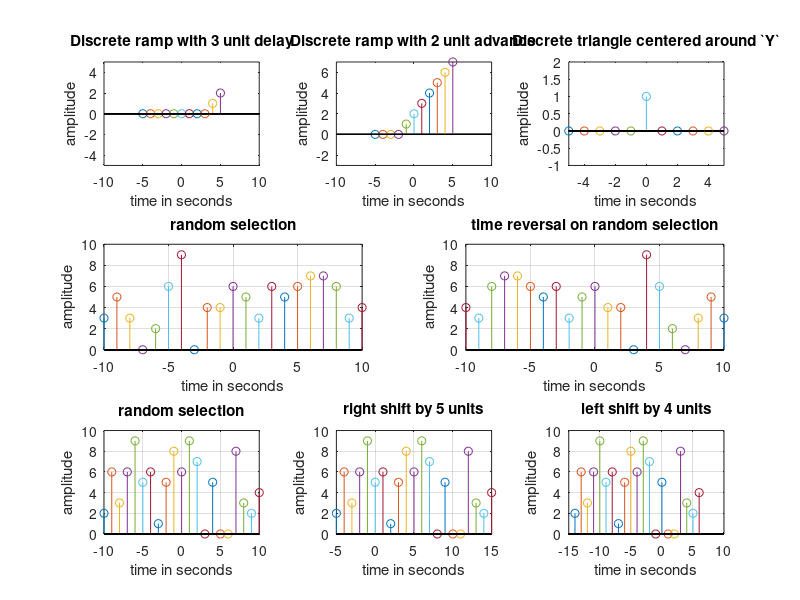

MATLAB code to generate this figure:
%discrete time ramp function delayed by 3 units
subplot(3,3,1)
for t = -5:5;
  if (t>3)
    y=t-3;
  else
    y = 0;
  end
  stem(t,y);
  hold on;
end
title('Discrete ramp with 3 unit delay');
xlabel('time in seconds');
ylabel('amplitude');
axis([-10 10 -5 5]);

%Discrete ramp advanced by 2 units
subplot(3,3,2)
for t = -5:5;
  if(t>-2)
    y = t+2;
  else
    y = 0;
  end
  stem(t,y);
  hold on;
end
title('Discrete ramp with 2 unit advance');
xlabel('time in seconds');
ylabel('amplitude');
axis([-10 10 -3 7]);

%Discrete time triangular width = 2 units symmetric about y, max amp = 1
subplot(3,3,3);
fw = 2;
w = fw/2;
h = 1;
s = h/w;
for t = -5:5;
  if(t >= -w && t<0)
    y = (t*s) + h;
  elseif(t<= w && t>=0)
    y = h - (t*s);
  else
    y = 0;
  end
  stem(t,y);
  hold on;
end
title('Discrete triangle centered around `Y`');
xlabel('time in seconds');
ylabel('amplitude');
axis([-5 5 -1 2]);

%Time reversal operation on a randomly generated sequence
T = 10
x = floor(10*rand(21));
for t = -T:T;
  i = t+11;
  subplot(3,2,3)
  stem(t, x(i));
  hold on;
  grid on;
  title('random selection');
  xlabel('time in seconds');
  ylabel('amplitude');
  subplot(3,2,4)
  stem(-t, x(i));
  hold on;
  grid on;
  title('time reversal on random selection');
  xlabel('time in seconds');
  ylabel('amplitude');
end

%Time shifting on a randomly generated sequence
T = 10
x = floor(10*rand(21));
for t = -T:T;
  i = t+11
  subplot(3,3,7);
  stem(t, x(i));
  hold on;
  grid on;
  title('random selection');
  xlabel('time in seconds');
  ylabel('amplitude');
  
  %right shift by 5 units x(i-5)
  subplot(3,3,8);
  stem(t+5, x(i));
  hold on;
  grid on;
  title('right shift by 5 units');
  xlabel('time in seconds');
  ylabel('amplitude');
  
  %left shift by 4 units
  subplot(3,3,9);
  stem(t-4, x(i));
  hold on;
  grid on;
  title('left shift by 4 units');
  xlabel('time in seconds');
  ylabel('amplitude');
end